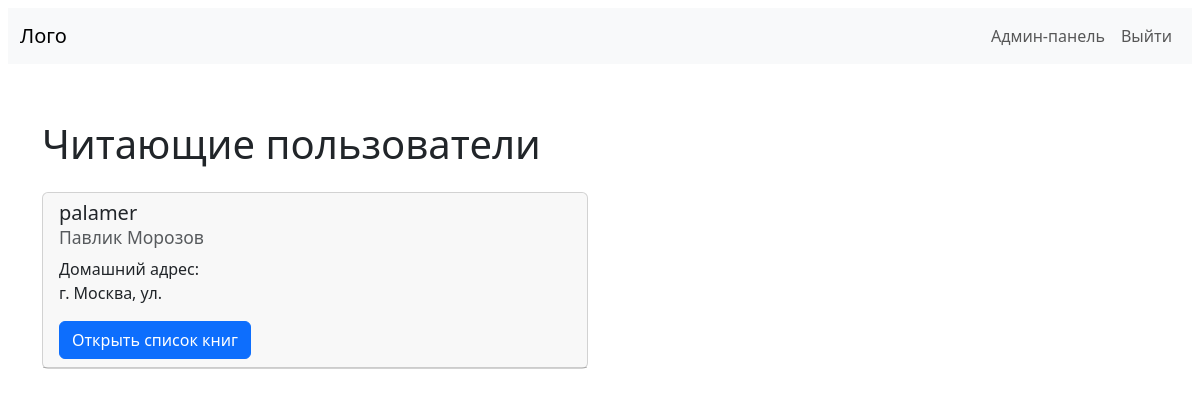
/users-books (signed in), run on an earlier commit of the app's database.
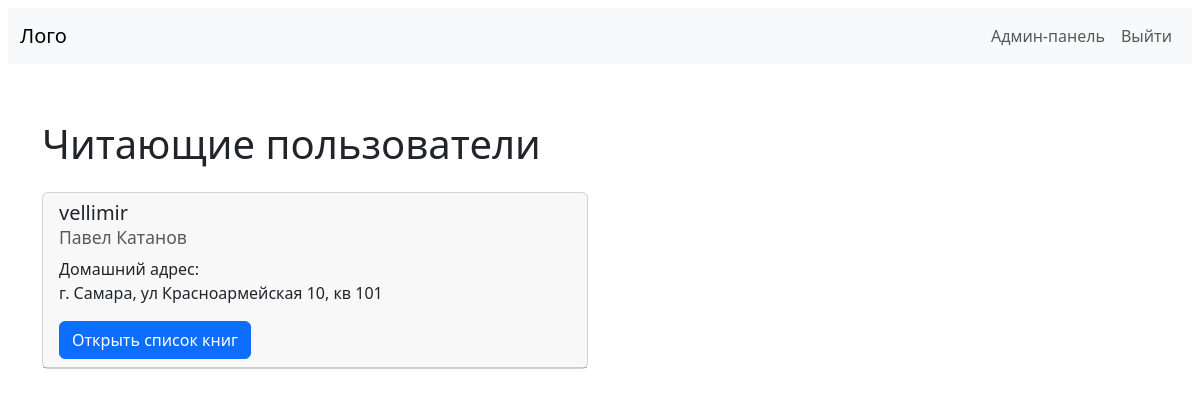
And on a later commit of the database.
### users/models.py (models this page shows)
class User(StrMixin, AbstractUser):
    ROLE_USER = [
        ('librarian', 'Библиотекарь'),
        ('reader', 'Читатель'),
    ]
    role = models.CharField(
        max_length=50,
        blank=False,
        null=False,
        choices=ROLE_USER,
    )
    employee_id = models.CharField(
        max_length=100,
        blank=True,
        null=True,
        verbose_name="Табельный номер"
    )
    first_name = models.CharField(max_length=150, blank=True, verbose_name="Имя")
    last_name = models.CharField(max_length=150, blank=True, verbose_name="Фамилия")
    address = models.TextField(blank=True, verbose_name="Адрес проживания")

### books/views.py (the view)
# urls.py: path("users-books", views.users_read_books, name="users_read_books"),
@auth_and_role_required("librarian")
def users_read_books(request):
    users_books = ReadBookForUser.objects.select_related('user').prefetch_related('book')
    user_book_dict = {}
    for item in users_books:
        if item.user not in user_book_dict:
            user_book_dict[item.user] = []
        user_book_dict[item.user].append(item)
    context = {
        "title": "Читающие пользователи",
        "user_book_dict": user_book_dict,
    }
    return render(request, "books/page_debtors.html", context)

### users/my_decor.py (called while the page is built)
def auth_and_role_required(role):
    def decorator(view_func):
        @wraps(view_func)
        @login_required
        def _wrapped_view(request, *args, **kwargs):
            try:
                user_role = request.user.role
            except AttributeError:
                return redirect('login')
            if user_role == role:
                return view_func(request, *args, **kwargs)
            elif user_role == "librarian":
                return redirect('users_read_books')
            elif user_role == "reader":
                return redirect('catalog')
        return _wrapped_view
    return decorator

### books/templates/books/page_debtors.html (shortened to what this page needs)
{% extends 'base.html' %}
{% load static %}
{% block content %}
{% if user.role ==  'librarian' %}
<div class="container mt-5">
    <h1 class="mb-4">{{ title }}</h1>
    <div class="row">
        {% for user, books in user_book_dict.items %}
            <div class="col-md-6 mb-4">
                <div class="card">
                    <div class="card-header">
                        <h5 class="card-title">
                            {{ user.username }} <br>
                            <small class="text-muted">{{ user.first_name }} {{ user.last_name }}</small>
                        </h5>
                        <p class="card-text">Домашний адрес: <br> {{ user.address }}</p>
                        <button class="btn btn-primary" type="button" data-bs-toggle="collapse" data-bs-target="#book-list-{{ user.id }}" aria-expanded="false" aria-controls="book-list-{{ user.id }}">
                            Открыть список книг
                        </button>
                    </div>
                </div>
            </div>
        {% endfor %}
    </div>
</div>
{% endif %}
{% endblock %}

What changed in the data, as far as the page shows it:
no longer on this page (row edited): User: username "palamer", first_name "Павлик", last_name "Морозов", address "г. Москва, ул."
now on this page (row edited): User: username "vellimir", first_name "Павел", last_name "Катанов", address "г. Самара, ул Красноармейская 10, кв 101"
